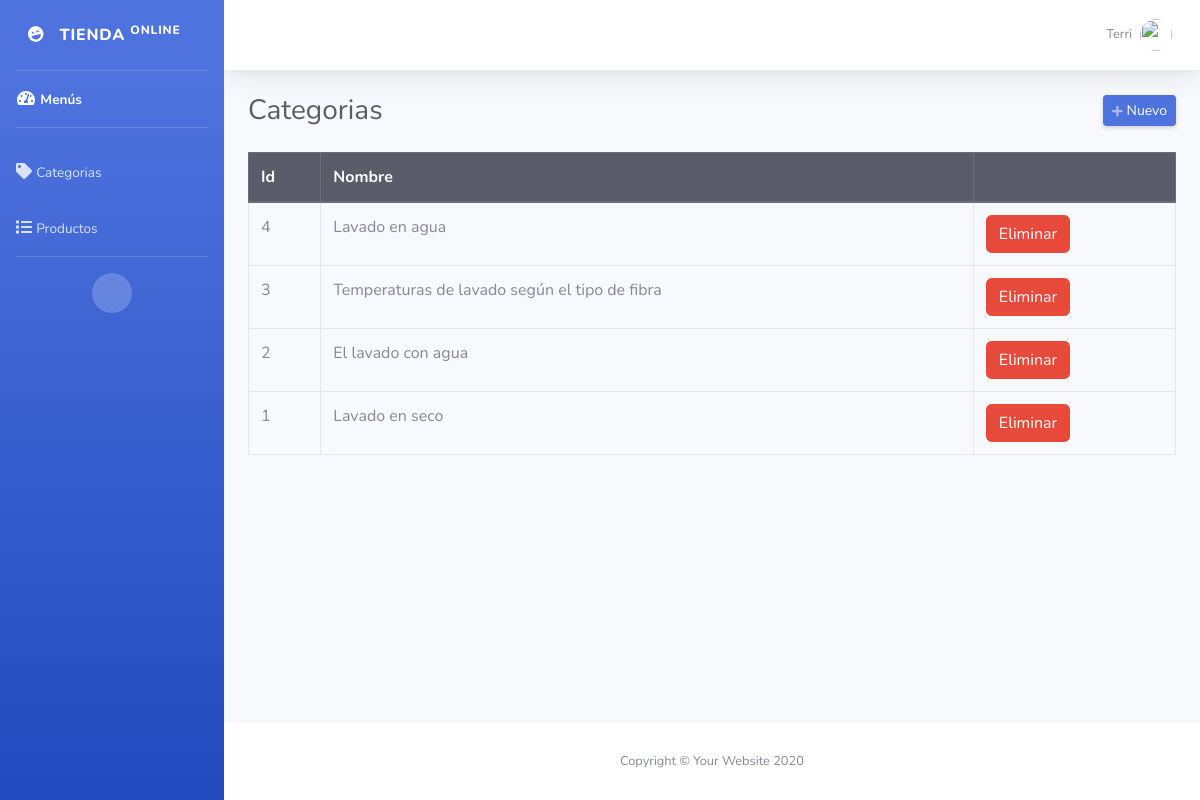
/admin/categorias.php (signed in), run on the app's committed database.
### tables this page shows
CREATE TABLE IF NOT EXISTS `categorias` (
  `id` int(11) NOT NULL AUTO_INCREMENT,
  `categoria` varchar(50) NOT NULL,
  PRIMARY KEY (`id`)
);

### admin/categorias.php (the view, shortened to what this page needs)
<?php
require_once "../config/conexion.php";
include("includes/header.php");
?>
<div class="d-sm-flex align-items-center justify-content-between mb-4">
    <h1 class="h3 mb-0 text-gray-800">Categorias</h1>
    <a href="#" class="d-none d-sm-inline-block btn btn-sm btn-primary shadow-sm" id="abrirCategoria"><i class="fas fa-plus fa-sm text-white-50"></i> Nuevo</a>
</div>
<div class="row">
    <div class="col-md-12">
        <div class="table-responsive">
            <table class="table table-hover table-bordered" style="width: 100%;">
                <thead class="thead-dark">
                    <tr>
                        <th>Id</th>
                        <th>Nombre</th>
                        <th></th>
                    </tr>
                </thead>
                <tbody>
                    <?php
                    $query = mysqli_query($conexion, "SELECT * FROM categorias ORDER BY id DESC");
                    while ($data = mysqli_fetch_assoc($query)) { ?>
                        <tr>
                            <td><?php echo $data['id']; ?></td>
                            <td><?php echo $data['categoria']; ?></td>
                            <td>
                                <form method="post" action="eliminar.php?accion=cli&id=<?php echo $data['id']; ?>" class="d-inline eliminar">
                                    <button class="btn btn-danger" type="submit">Eliminar</button>
                                </form>
                            </td>
                        </tr>
                    <?php } ?>
                </tbody>
            </table>
        </div>
    </div>
</div>
<?php include("includes/footer.php"); ?>

### data on the page
categorias: id "4", categoria "Lavado en agua"
categorias: id "3", categoria "Temperaturas de lavado según el tipo de fibra"
categorias: id "2", categoria "El lavado con agua"
categorias: id "1", categoria "Lavado en seco"

### other printed values
$_SESSION['nombre'] "Terri"
